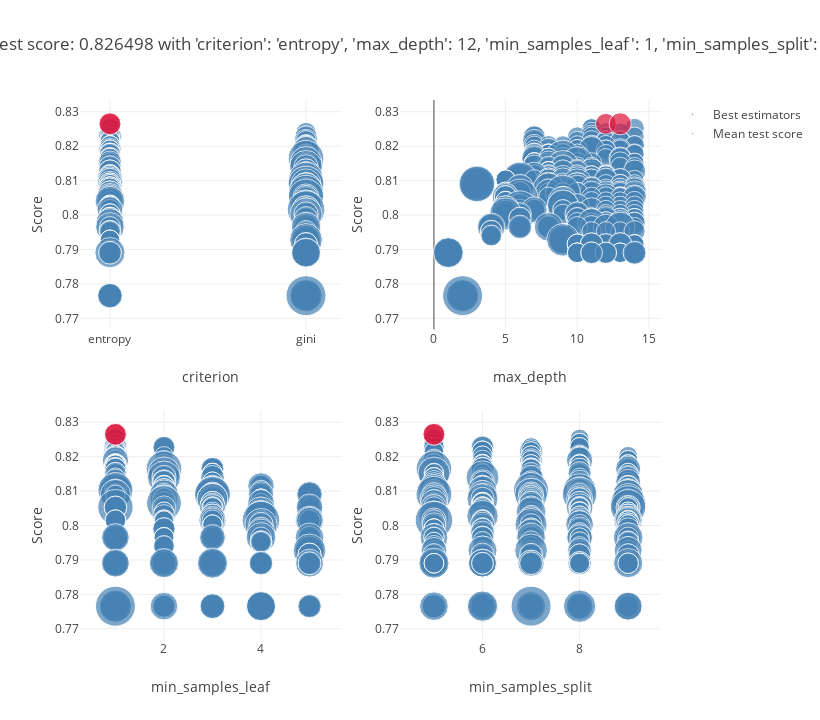

The notebook cell this image was saved under:
### Markdown cell above
### After sttribute selection

### Code cell
selector=SelectKBest(score_func=chi2,k=5)

# Entrainnement de la méthode
selector_fitted=selector.fit(X,y)

# Récuperation des variables sélectionnées
columns=X.columns[selector.get_support()]

grid_DT=GridSearchCV(DecisionTreeClassifier(), param_grid, cv=5, verbose=0, n_jobs=-1)

grid_DT.fit(X_train[columns],y_train)

plot_grid_search(grid_DT)
table_grid_search(grid_DT)

y_predict=grid_DT.predict(X_valid[columns])

print(classification_report(y_valid,y_predict))

### Figure 1 — Plotly figure (JSON) as saved in the notebook; plotly's stock layout.template omitted (floating-point values rounded to 4 significant figures; data arrays with more than 128 entries replaced by an {"elided": "..."} marker saying what was removed)
{"data": [{"marker": {"color": "SteelBlue", "size": {"elided": "748 float values"}, "sizemin": 4, "sizemode": "area", "sizeref": 2.078e-05}, "mode": "markers", "name": "Mean test score", "showlegend": true, "text": {"elided": "748 str values"}, "type": "scatter", "x": {"elided": "748 str values"}, "xaxis": "x", "y": {"elided": "748 float values"}, "yaxis": "y"}, {"marker": {"color": "Crimson", "size": [0.004515, 0.005065], "sizemin": 4, "sizemode": "area", "sizeref": 2.078e-05}, "mode": "markers", "name": "Best estimators", "showlegend": true, "text": ["{'criterion': 'entropy', 'max_depth': 12, 'min_samples_leaf': 1, 'min_samples_split': 5}", "{'criterion': 'entropy', 'max_depth': 13, 'min_samples_leaf': 1, 'min_samples_split': 5}"], "type": "scatter", "x": ["entropy", "entropy"], "xaxis": "x", "y": [0.8265, 0.8265], "yaxis": "y"}, {"marker": {"color": "SteelBlue", "size": {"elided": "748 float values"}, "sizemin": 4, "sizemode": "area", "sizeref": 2.078e-05}, "mode": "markers", "name": "Mean test score", "showlegend": false, "text": {"elided": "748 str values"}, "type": "scatter", "x": {"elided": "748 int values"}, "xaxis": "x2", "y": {"elided": "748 float values"}, "yaxis": "y2"}, {"marker": {"color": "Crimson", "size": [0.004515, 0.005065], "sizemin": 4, "sizemode": "area", "sizeref": 2.078e-05}, "mode": "markers", "name": "Best estimators", "showlegend": false, "text": ["{'criterion': 'entropy', 'max_depth': 12, 'min_samples_leaf': 1, 'min_samples_split': 5}", "{'criterion': 'entropy', 'max_depth': 13, 'min_samples_leaf': 1, 'min_samples_split': 5}"], "type": "scatter", "x": [12, 13], "xaxis": "x2", "y": [0.8265, 0.8265], "yaxis": "y2"}, {"marker": {"color": "SteelBlue", "size": {"elided": "748 float values"}, "sizemin": 4, "sizemode": "area", "sizeref": 2.078e-05}, "mode": "markers", "name": "Mean test score", "showlegend": false, "text": {"elided": "748 str values"}, "type": "scatter", "x": {"elided": "748 int values"}, "xaxis": "x3", "y": {"elided": "748 float values"}, "yaxis": "y3"}, {"marker": {"color": "Crimson", "size": [0.004515, 0.005065], "sizemin": 4, "sizemode": "area", "sizeref": 2.078e-05}, "mode": "markers", "name": "Best estimators", "showlegend": false, "text": ["{'criterion': 'entropy', 'max_depth': 12, 'min_samples_leaf': 1, 'min_samples_split': 5}", "{'criterion': 'entropy', 'max_depth': 13, 'min_samples_leaf': 1, 'min_samples_split': 5}"], "type": "scatter", "x": [1, 1], "xaxis": "x3", "y": [0.8265, 0.8265], "yaxis": "y3"}, {"marker": {"color": "SteelBlue", "size": {"elided": "748 float values"}, "sizemin": 4, "sizemode": "area", "sizeref": 2.078e-05}, "mode": "markers", "name": "Mean test score", "showlegend": false, "text": {"elided": "748 str values"}, "type": "scatter", "x": {"elided": "748 int values"}, "xaxis": "x4", "y": {"elided": "748 float values"}, "yaxis": "y4"}, {"marker": {"color": "Crimson", "size": [0.004515, 0.005065], "sizemin": 4, "sizemode": "area", "sizeref": 2.078e-05}, "mode": "markers", "name": "Best estimators", "showlegend": false, "text": ["{'criterion': 'entropy', 'max_depth': 12, 'min_samples_leaf': 1, 'min_samples_split': 5}", "{'criterion': 'entropy', 'max_depth': 13, 'min_samples_leaf': 1, 'min_samples_split': 5}"], "type": "scatter", "x": [5, 5], "xaxis": "x4", "y": [0.8265, 0.8265], "yaxis": "y4"}], "layout": {"height": 720, "hovermode": "closest", "legend": {"traceorder": "reversed"}, "title": {"text": "Best score: 0.826498 with 'criterion': 'entropy', 'max_depth': 12, 'min_samples_leaf': 1, 'min_samples_split': 5"}, "width": 820, "xaxis": {"anchor": "y", "domain": [0, 0.45], "title": {"text": "criterion"}}, "xaxis2": {"anchor": "y2", "domain": [0.55, 1], "title": {"text": "max_depth"}}, "xaxis3": {"anchor": "y3", "domain": [0, 0.45], "title": {"text": "min_samples_leaf"}}, "xaxis4": {"anchor": "y4", "domain": [0.55, 1], "title": {"text": "min_samples_split"}}, "yaxis": {"anchor": "x", "domain": [0.575, 1], "title": {"text": "Score"}}, "yaxis2": {"anchor": "x2", "domain": [0.575, 1], "title": {"text": "Score"}}, "yaxis3": {"anchor": "x3", "domain": [0, 0.425], "title": {"text": "Score"}}, "yaxis4": {"anchor": "x4", "domain": [0, 0.425], "title": {"text": "Score"}}}}
